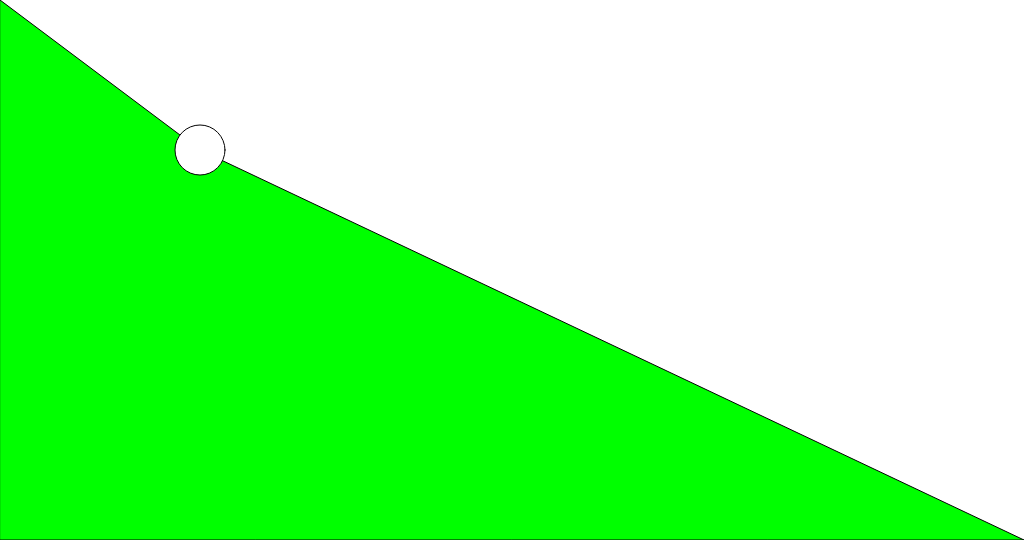
Frame 1 (no input)
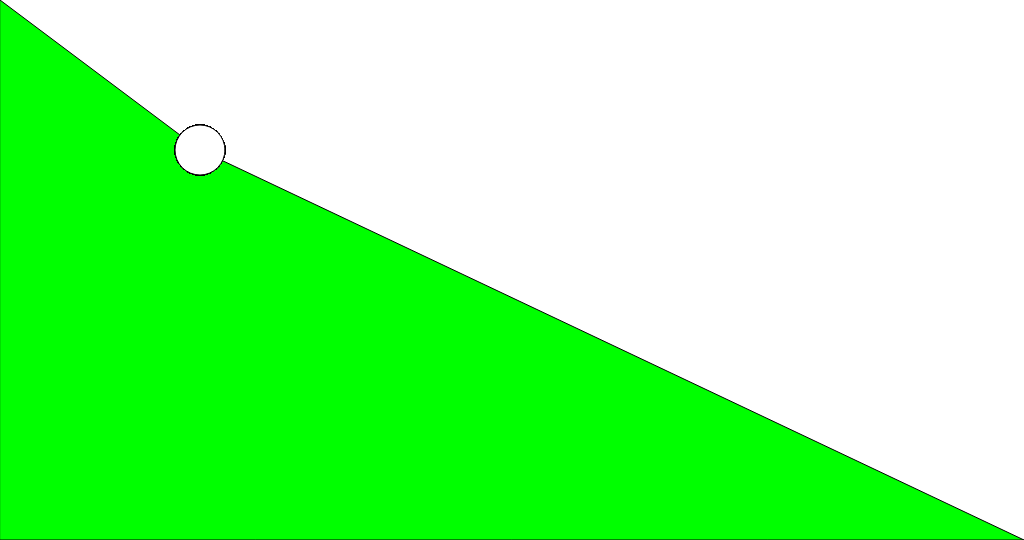
Frame 60 (no input)
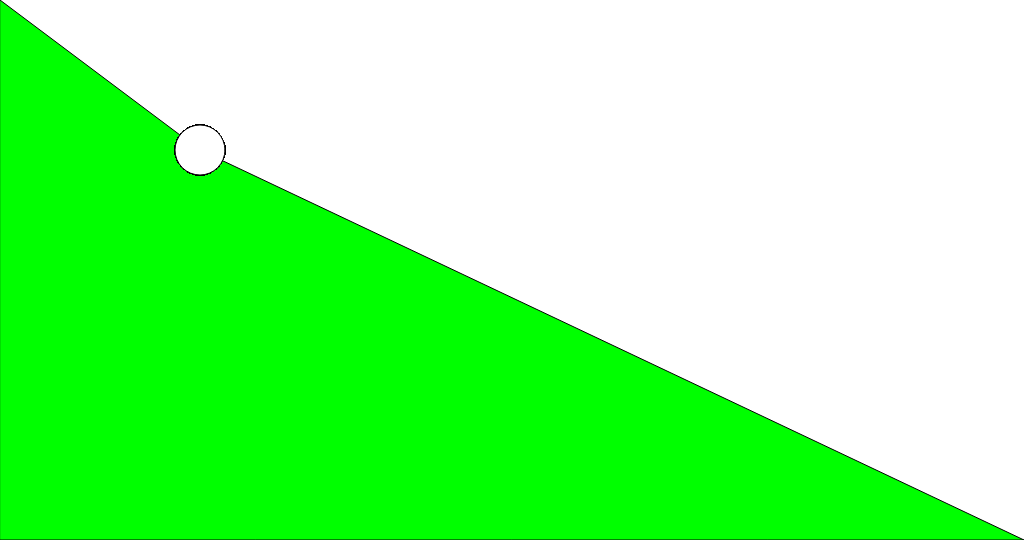
Frame 120 (the mouse pressed at the canvas centre since frame 60)

The p5.js sketch that drew these frames (run headless with seeded random() and noise() and a simulated clock; from frame 60 on, the mouse is pressed at the canvas centre):

// p5.js sketch
// ── sketch.js
var spot = {
  x : 200,
  y : 150,
  d : 50
}

var aye = {
  x : 0,
  y : 0
}

var col ={
  r : 0,
  g : 0,
  b : 0
}

var speed = 5;

function setup(){
  createCanvas(1024, 540);
  background(255);
  fill(0,255,0);
  quad(0,0, spot.x, spot.y, width, height, 0, height);
  frameRate(100);
}


function draw(){
  fill(255);
    if (mouseX > spot.x-25 && mouseX < spot.x+25 && mouseY > spot.y-25 && mouseY < spot.y+25){
      // aye.x += speed;
      // if (aye.x > width){
      //   aye.x = width;
      //   aye.y += speed;
      //   if (aye.y > height){
      //     aye.y = height;
      //   }
      // }
      aye.x = random(0,1024);
      aye.y = random(0,540);
      col.r = random(0,255);
      col.g = random(0,255);
      col.b = random(0,255);
      stroke(col.r,col.g,col.b);
      line(spot.x, spot.y, aye.x, aye.y);
      fill(255,255,0);
    }
  ellipse(spot.x, spot.y, spot.d);

}
//
//
//
//
//
//
//
//
//
//
//
//
//
//
//
//
//
//
//
//
//
//
//
//
// // var linep = {
// //   x1 : 0,
// //   y1 : 0
// // };
// //
// // var spot = {
// //   x : 800,
// //   y : 150,
// //   d : 50
// // };
// //
// // function setup(){
// //   createCanvas(1024, 540);
// //   background(0,0,255);
// //   fill(0,255,0);
// //   quad(0,0,spot.x,spot.y, width, height, 0, height);
// // }
// //
// // function draw(){
// //   fill(255);
// //     if(mouseX > spot.x-spot.d/2 && mouseX < spot.x+spot.d/2  && mouseY > spot.y-spot.d/2 && mouseY < spot.y+spot.d/2){
// //       fill(255,255,0);
// //       linep.x1 += 2;
// //         if(linep.x1>width){
// //           linep.x1 = width;
// //           linep.y1 += 2;
// //           if(linep.y1 > height){
// //             linep.y1 = height;
// //           }
// //         }
// //         stroke(255,255,0)
// //         line(spot.x, spot.y, linep.x1, linep.y1);
// //
// //     }
// //     ellipse(spot.x, spot.y, spot.d);
// // }
// // //
// // //
// // //
// // //
// // //
// // //
// // // // var spot = {
// // // //   x:800,
// // // //   y:150,
// // // //   d:50,
// // // //   r:25
// // // // }
// // // //
// // // // var line1 = {
// // // //   x1:0,
// // // //   y1:0,
// // // //   x2:0,
// // // //   y2:0,
// // // // }
// // // //
// // // // function setup() {
// // // //   createCanvas(1024,540);
// // // //   background(0,0,255);
// // // //   fill(0,200,50);
// // // //   quad(0,0,spot.x,spot.y,1024,540, 0,windowHeight);
// // // // };
// // // //
// // // // function draw() {
// // // //   ellipseMode(CENTER);
// // // //
// // // //   fill(255);
// // // //   noStroke();
// // // //   if (mouseX > spot.x-spot.r && mouseX < spot.x+spot.r && mouseY > spot.y-spot.r && mouseY < spot.y+spot.r){
// // // //     fill(255, 205, 0);
// // // //     line1.x2 += 5;
// // // //         if (line1.x2 > 1024){
// // // //           line1.x2 = 1024;
// // // //           line1.y2 += 5;
// // // //           if (line1.y2 > 540){
// // // //             line1.y2 = 540;
// // // //           }
// // // //         }
// // // //     stroke(255, 205, 0);
// // // //     line(spot.x, spot.y, line1.x2, line1.y2);
// // // //   }
// // // //   ellipse(spot.x, spot.y, spot.d);
// // // // };
